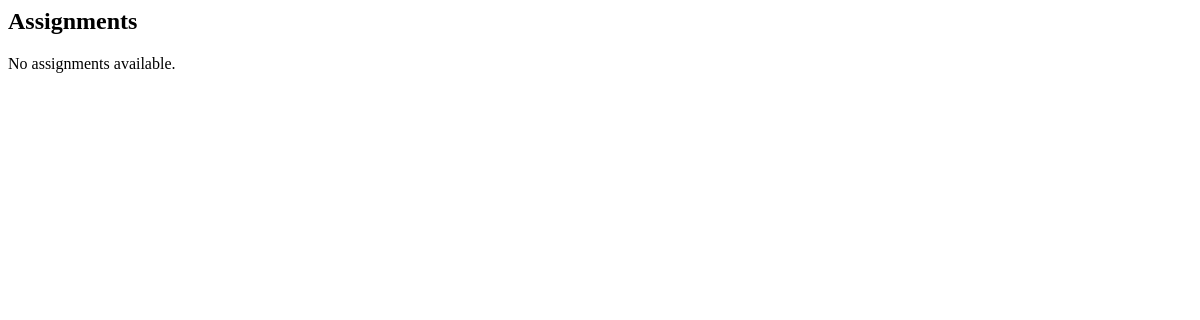
The app's page /course/2/assignments/ (signed in), older data.
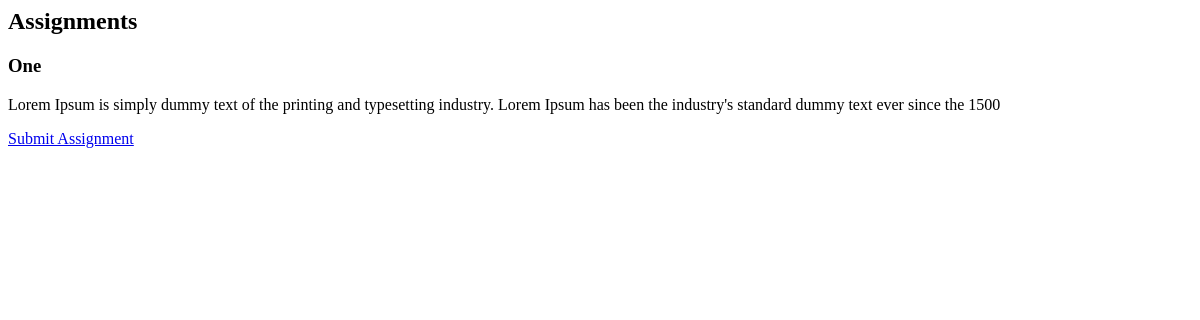
The same page, newer data.
### pages/models.py (models this page shows, shortened)
class Assignment(models.Model):
    course = models.ForeignKey(
        Course,
        on_delete=models.CASCADE,
        related_name='assignments'
    )
    chapter = models.ForeignKey(
        Chapter,
        on_delete=models.CASCADE,
        related_name='assignments',
        blank=True,
        null=True
    )
    title = models.CharField(max_length=200)
    question = models.TextField()
    due_date = models.DateTimeField(blank=True, null=True)
    is_active = models.BooleanField(default=True)
    created_at = models.DateTimeField(auto_now_add=True)

### pages/views.py (the view)
# urls.py: path('course/<int:course_id>/assignments/', views.assignment_list, name='assignment_list'),
@login_required
def assignment_list(request, course_id):
    assignments = Assignment.objects.filter(course_id=course_id, is_active=True)
    return render(request, 'pages/assignment_list.html', {
        'assignments': assignments
    })

### pages/templates/pages/assignment_list.html
<h2>Assignments</h2>
{% for a in assignments %}
  <div>
    <h3>{{ a.title }}</h3>
    <p>{{ a.question }}</p>
    <a href="{% url 'submit_assignment' a.id %}">Submit Assignment</a>
  </div>
{% empty %}
  <p>No assignments available.</p>
{% endfor %}

Row changes from the older to the newer data that the page shows:
added Assignment: title "One", question "Lorem Ipsum is simply dummy text of the printing and typesetting industry. Lorem Ipsum has been the industry's standard dummy text ever since the 1500"
Text that changed along with them:
text no longer shown: "No assignments available."
